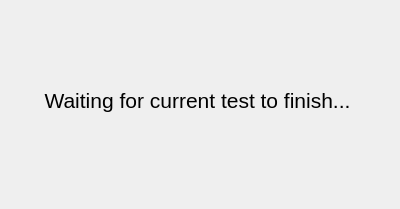
<?xml version="1.0" encoding="UTF-8"?>
<ui version="4.0">
 <class>WaitDialog</class>
 <widget class="QDialog" name="WaitDialog">
  <property name="windowModality">
   <enum>Qt::ApplicationModal</enum>
  </property>
  <property name="geometry">
   <rect>
    <x>0</x>
    <y>0</y>
    <width>400</width>
    <height>209</height>
   </rect>
  </property>
  <property name="windowTitle">
   <string>Waiting</string>
  </property>
  <property name="modal">
   <bool>true</bool>
  </property>
  <widget class="QLabel" name="label">
   <property name="geometry">
    <rect>
     <x>32</x>
     <y>50</y>
     <width>331</width>
     <height>101</height>
    </rect>
   </property>
   <property name="sizePolicy">
    <sizepolicy hsizetype="Expanding" vsizetype="Preferred">
     <horstretch>0</horstretch>
     <verstretch>0</verstretch>
    </sizepolicy>
   </property>
   <property name="font">
    <font>
     <pointsize>16</pointsize>
    </font>
   </property>
   <property name="text">
    <string>Waiting for current test to finish...</string>
   </property>
   <property name="alignment">
    <set>Qt::AlignCenter</set>
   </property>
  </widget>
 </widget>
 <resources/>
 <connections/>
</ui>
